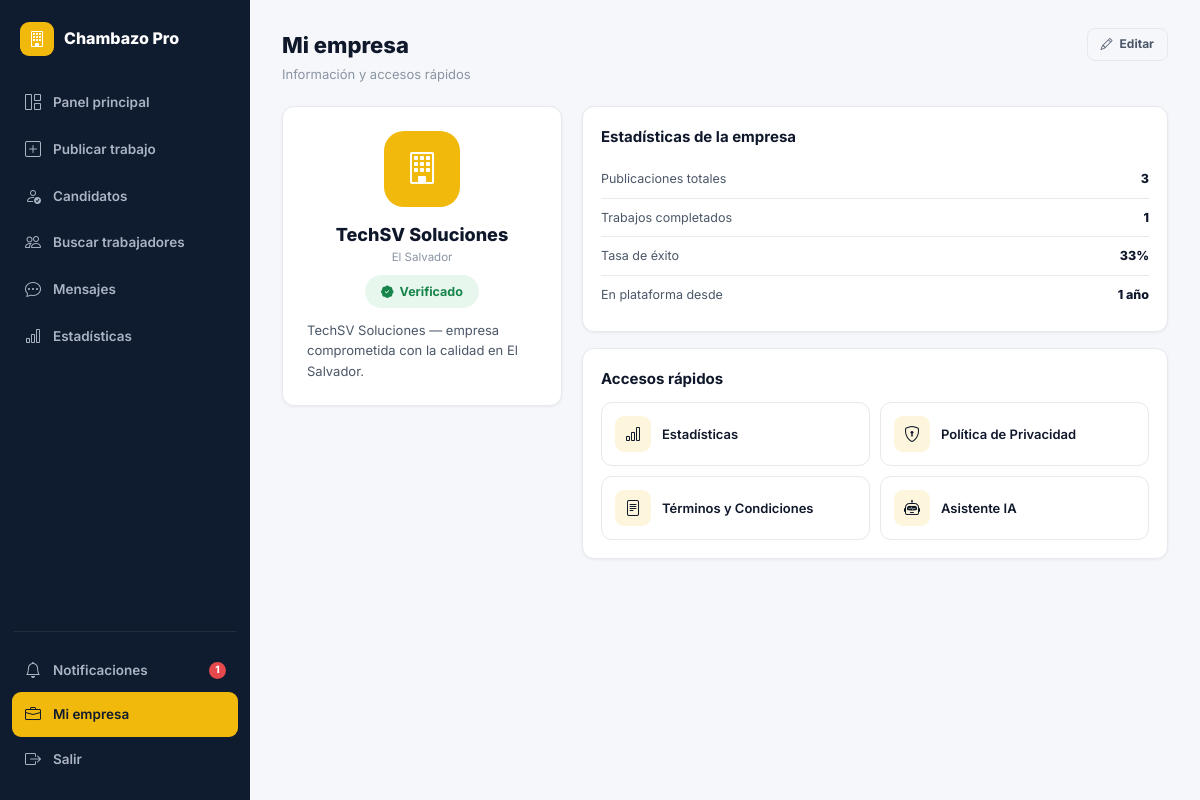
Screenshot of /contratista/mi-empresa/ (signed in) with the database file from the repository.
### core/models.py (models this page shows, shortened)
class UserProfile(models.Model):
    ROL_CHOICES = [('trabajador', 'Trabajador'), ('contratista', 'Contratista')]
    user        = models.OneToOneField(User, on_delete=models.CASCADE, related_name='profile')
    rol         = models.CharField(max_length=20, choices=ROL_CHOICES)
    telefono    = models.CharField(max_length=20, blank=True)
    ubicacion   = models.CharField(max_length=100, blank=True)
    lat         = models.FloatField(null=True, blank=True)
    lng         = models.FloatField(null=True, blank=True)
    descripcion = models.TextField(blank=True)
    habilidades = models.JSONField(default=list, blank=True)
    empresa     = models.CharField(max_length=100, blank=True)
    foto        = models.ImageField(upload_to='fotos/', null=True, blank=True)
    verificado  = models.BooleanField(default=False)
    calificacion= models.FloatField(default=0.0)
    total_trabajos = models.IntegerField(default=0)
    notif_email = models.BooleanField(default=True)
    notif_sistema = models.BooleanField(default=True)
    disponible  = models.BooleanField(default=True)   # activo para contratar
    tarifa_hora = models.DecimalField(max_digits=8, decimal_places=2, null=True, blank=True)
    experiencia_anos = models.PositiveIntegerField(default=0)
    portfolio_url = models.URLField(blank=True)
    @property
    def nombre_display(self):
        if self.rol == 'contratista' and self.empresa:
            return self.empresa
        return self.user.get_full_name() or self.user.username

### core/views.py (the view)
# urls.py: path('contratista/mi-empresa/', views.mi_empresa, name='mi_empresa'),
@login_required
def mi_empresa(request):
    profile = request.user.profile
    trabajos = Trabajo.objects.filter(contratista=request.user)
    contratados = Solicitud.objects.filter(trabajo__contratista=request.user, estado='contratado').count()
    total_pub = trabajos.count()
    tasa_exito = round((contratados / total_pub) * 100) if total_pub else 0
    anos_plataforma = max((timezone.now() - request.user.date_joined).days // 365, 0)
    ctx = ctx_base(request)
    ctx.update({
        'profile': profile, 'total_pub': total_pub, 'contratados': contratados,
        'tasa_exito': tasa_exito, 'anos_plataforma': anos_plataforma or 1, 'active': 'empresa',
    })
    return render(request, 'core/mi_empresa.html', ctx)

### core/views.py (called while the page is built)
def ctx_base(request):
    ctx = {'GOOGLE_MAPS_KEY': settings.GOOGLE_MAPS_API_KEY}
    if request.user.is_authenticated:
        ctx['notif_count'] = Notificacion.objects.filter(usuario=request.user, leida=False).count()
        if request.user.profile.rol == 'trabajador':
            ctx['urgentes_count'] = Trabajo.objects.filter(activo=True, es_urgente=True).count()
            ctx['solicitudes_pend_count'] = Solicitud.objects.filter(
                trabajador=request.user, estado__in=['pendiente', 'en_revision']).count()
    return ctx

### core/templates/core/mi_empresa.html (shortened to what this page needs)
{% extends 'core/base.html' %}
{% block body %}
{% include 'core/_sidebar_contratista.html' %}
<div class="page-hd"><div><h1>Mi empresa</h1><p>Información y accesos rápidos</p></div>
  <a href="{% url 'editar_perfil' %}" class="btn btn-outline btn-sm"><i class="bi bi-pencil"></i> Editar</a>
</div>
<div class="layout-2col">
  <div class="profile-card">
    <div class="profile-av-lg yellow">{% if profile.foto %}<img src="{{ profile.foto.url }}" alt="">{% else %}<i class="bi bi-building"></i>{% endif %}</div>
    <div class="fw-800 t-h2">{{ profile.nombre_display }}</div>
    <div class="t-xs t-muted mb-8">{{ profile.ubicacion|default:"El Salvador" }}</div>
    {% if profile.verificado %}<span class="pill pill-green"><i class="bi bi-patch-check-fill"></i> Verificado</span>{% endif %}
    {% if profile.descripcion %}<p class="t-sm t-mid mt-12" style="text-align:left;">{{ profile.descripcion }}</p>{% endif %}
  </div>
  <div>
    <div class="card mb-16"><div class="card-body">
      <h4 class="t-h3 mb-12">Estadísticas de la empresa</h4>
      <div class="mini-stat-row"><span class="lbl">Publicaciones totales</span><span class="val">{{ total_pub }}</span></div>
      <div class="mini-stat-row"><span class="lbl">Trabajos completados</span><span class="val">{{ contratados }}</span></div>
      <div class="mini-stat-row"><span class="lbl">Tasa de éxito</span><span class="val t-green">{{ tasa_exito }}%</span></div>
      <div class="mini-stat-row"><span class="lbl">En plataforma desde</span><span class="val">{{ anos_plataforma }} año{{ anos_plataforma|pluralize }}</span></div>
    </div></div>
    <div class="card"><div class="card-body">
      <h4 class="t-h3 mb-12">Accesos rápidos</h4>
      <div class="quick-access-grid">
        <a href="{% url 'estadisticas' %}" class="quick-access-item"><div class="quick-access-icon"><i class="bi bi-bar-chart"></i></div><div class="t-sm fw-600">Estadísticas</div></a>
        <a href="{% url 'politica_privacidad' %}" class="quick-access-item"><div class="quick-access-icon"><i class="bi bi-shield-lock"></i></div><div class="t-sm fw-600">Política de Privacidad</div></a>
        <a href="{% url 'terminos_condiciones' %}" class="quick-access-item"><div class="quick-access-icon"><i class="bi bi-file-text"></i></div><div class="t-sm fw-600">Términos y Condiciones</div></a>
        <a href="{% url 'asistente' %}" class="quick-access-item"><div class="quick-access-icon"><i class="bi bi-robot"></i></div><div class="t-sm fw-600">Asistente IA</div></a>
      </div>
    </div></div>
  </div>
</div>
{% include 'core/_sidebar_close.html' %}
{% endblock %}

### static/css/chambazo.css (style rules this page uses)
:root { --green:#1FA35A; --green-dark:#178449; --green-light:#e7f7ee; --green-glow:rgba(31,163,90,.18); --yellow:#F2B90D; --yellow-dark:#c99a08; --yellow-light:#fdf6dc; --red:#e5484d; --red-light:#fdeceb; --blue:#3b82f6; --blue-light:#e8f0fe; --purple:#8b5cf6; --purple-light:#f1ebfe; --navy:#0f1b2e; --navy-2:#16233a; --navy-3:#1c2c47; --dark:#0f172a; --mid:#4b5768; --muted:#8a94a3; --border:#e6e9ee; --bg:#f5f7fa; --white:#ffffff; --r-sm:8px; --r:12px; --r-lg:16px; --r-xl:22px; --sh:0 1px 3px rgba(15,23,42,.06); --sh-md:0 4px 14px rgba(15,23,42,.08); --sh-lg:0 10px 34px rgba(15,23,42,.12); --sh-xl:0 24px 64px rgba(15,23,42,.18); --font:'Inter',system-ui,sans-serif; --tr:all .18s cubic-bezier(.4,0,.2,1); }
*,*::before,*::after { box-sizing:border-box;margin:0;padding:0 }
html { scroll-behavior:smooth }
body { font-family:var(--font);background:var(--bg);color:var(--dark);line-height:1.55;-webkit-font-smoothing:antialiased }
a { color:inherit;text-decoration:none }
.t-h2 { font-size:18px;font-weight:700 }
.t-h3 { font-size:15px;font-weight:700 }
.t-sm { font-size:13px }
.t-xs { font-size:11.5px }
.fw-800 { font-weight:800 }
.fw-600 { font-weight:600 }
.t-green { color:var(--green) }
.t-muted { color:var(--muted) }
.t-mid { color:var(--mid) }
.page-hd { display:flex;align-items:flex-start;justify-content:space-between;margin-bottom:22px;gap:14px;flex-wrap:wrap }
.page-hd h1 { font-size:22px;font-weight:800;color:var(--dark) }
.page-hd p { font-size:13px;color:var(--muted);margin-top:2px }
.card { background:#fff;border-radius:var(--r);box-shadow:var(--sh);border:1px solid var(--border) }
.card-body { padding:18px }
.pill { padding:7px 16px;border-radius:99px;font-size:12.5px;font-weight:700;display:inline-flex;align-items:center;gap:6px }
.pill-green { background:var(--green-light);color:var(--green-dark) }
.btn { display:inline-flex;align-items:center;justify-content:center;gap:7px;padding:10px 18px;border-radius:10px;font-size:13.5px;font-weight:700;cursor:pointer;border:none;transition:var(--tr);white-space:nowrap }
.btn-outline { background:none;border:1.5px solid var(--border);color:var(--mid) }
.btn-sm { padding:6px 13px;font-size:12px;border-radius:8px }
.mini-stat-row { display:flex;align-items:center;justify-content:space-between;padding:9px 0;border-bottom:1px solid var(--border);font-size:12.5px }
.mini-stat-row:last-child { border-bottom:none }
.mini-stat-row .lbl { color:var(--mid) }
.mini-stat-row .val { font-weight:800;color:var(--dark) }
.layout-2col { display:grid;grid-template-columns:280px 1fr;gap:20px;align-items:start }
.profile-card { background:#fff;border-radius:var(--r);padding:24px;box-shadow:var(--sh);border:1px solid var(--border);text-align:center }
.profile-av-lg { width:76px;height:76px;border-radius:20px;background:var(--green);display:flex;align-items:center;justify-content:center;color:#fff;font-size:32px;margin:0 auto 14px;overflow:hidden;position:relative }
.profile-av-lg.yellow { background:var(--yellow) }
.quick-access-grid { display:grid;grid-template-columns:1fr 1fr;gap:10px }
.quick-access-item { display:flex;align-items:center;gap:11px;padding:13px;border-radius:11px;border:1px solid var(--border);transition:var(--tr) }
.quick-access-icon { width:36px;height:36px;border-radius:9px;background:var(--yellow-light);display:flex;align-items:center;justify-content:center;font-size:16px;flex-shrink:0 }
.mb-8 { margin-bottom:8px }
.mb-12 { margin-bottom:12px }
.mb-16 { margin-bottom:16px }
.mt-12 { margin-top:12px }

### rows the page displays
UserProfile: nombre_display "TechSV Soluciones", ubicacion "El Salvador", descripcion "TechSV Soluciones — empresa comprometida con la calidad en El Salvador."

### other values shown
{{ notif_count }} "1"
{{ total_pub }} "3"
{{ contratados }} "1"
{{ tasa_exito }} "33"
{{ anos_plataforma }} "1"
